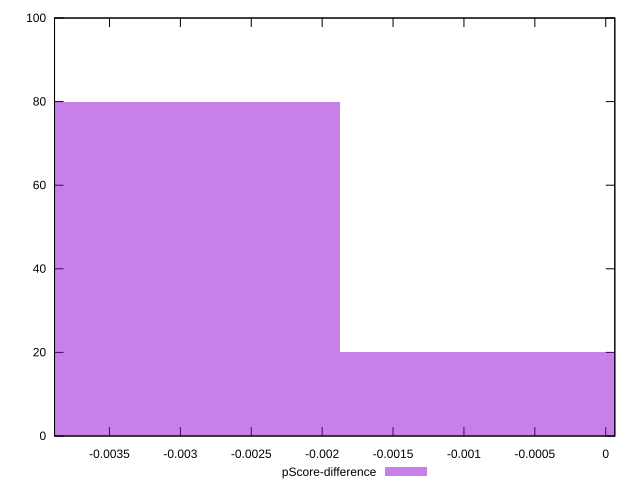

The gnuplot source for this figure:
reset

$pScoreDifference <<EOF
-0.0037425846234369533 80
0 20
EOF

set key outside below
set boxwidth 0.0037425846234369533
set xrange [-0.003887518045901747:0.00006417586681428666]
set yrange [0:100]
set trange [0:100]
set style fill transparent solid 0.5 noborder
set terminal svg size 640, 490 enhanced background rgb 'white'
set output "report_00023_2021-02-20T12:14:57.249Z/cumulative-layout-shift/samples/pages+cached+noadtech+nomedia+nocss/pScore-difference/histogram.svg"

plot $pScoreDifference title "pScore-difference" with boxes

reset
